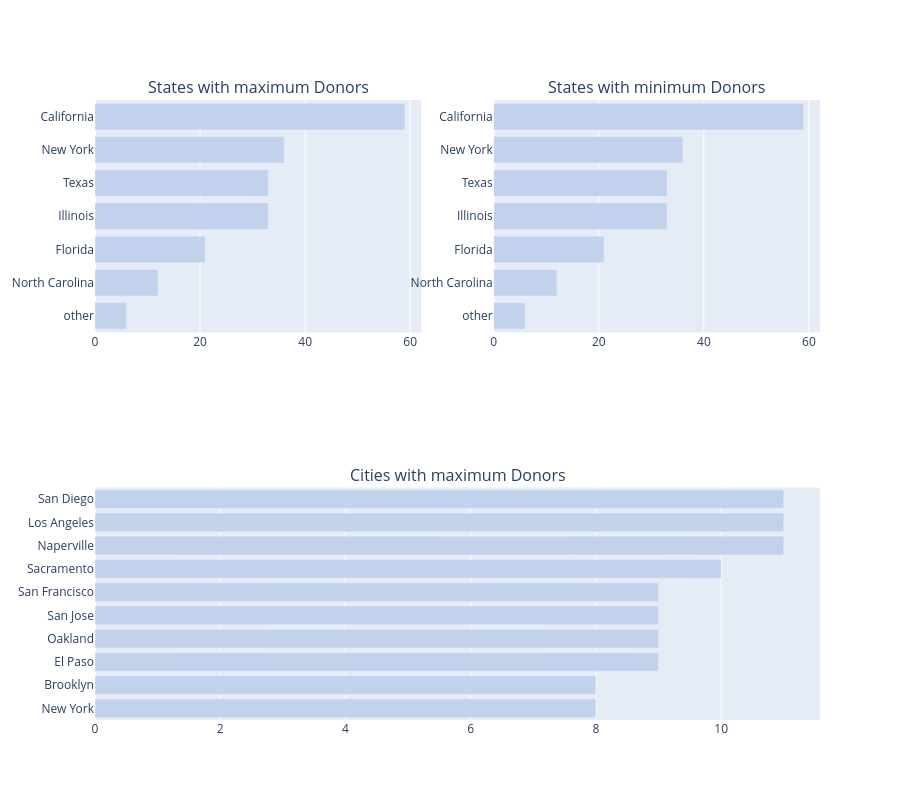

The notebook cell saved with this chart:
### Markdown cell above
<a id="2.3"></a>
## 2.3 Principales Estados y Ciudades con el mayor número de Donadores

### Code cell
fig = tools_make_subplots(rows=2, cols=2, specs=[[{}, {}], [{'colspan': 2}, None]], print_grid=False, subplot_titles = ['States with maximum Donors','States with minimum Donors', 'Cities with maximum Donors'])
fig.append_trace(trace2, 1, 1);
fig.append_trace(trace4, 1, 2);
fig.append_trace(trace1, 2, 1);
# fig.append_trace(trace4, 2, 2);

fig['layout'].update(height=800, showlegend=False);
iplot(fig);

### Figure 1 — Plotly figure (JSON) as saved in the notebook; plotly's stock layout.template omitted (floating-point values rounded to 4 significant figures)
{"data": [{"marker": {"color": "#c2d2ed"}, "orientation": "h", "type": "bar", "x": [6, 12, 21, 33, 33, 36, 59], "xaxis": "x", "y": ["other", "North Carolina", "Florida", "Illinois", "Texas", "New York", "California"], "yaxis": "y"}, {"marker": {"color": "#c2d2ed"}, "orientation": "h", "type": "bar", "x": [6, 12, 21, 33, 33, 36, 59], "xaxis": "x2", "y": ["other", "North Carolina", "Florida", "Illinois", "Texas", "New York", "California"], "yaxis": "y2"}, {"marker": {"color": "#c2d2ed"}, "orientation": "h", "type": "bar", "x": [8, 8, 9, 9, 9, 9, 10, 11, 11, 11], "xaxis": "x3", "y": ["New York", "Brooklyn", "El Paso", "Oakland", "San Jose", "San Francisco", "Sacramento", "Naperville", "Los Angeles", "San Diego"], "yaxis": "y3"}], "layout": {"annotations": [{"font": {"size": 16}, "showarrow": false, "text": "States with maximum Donors", "x": 0.225, "xanchor": "center", "xref": "paper", "y": 1.0, "yanchor": "bottom", "yref": "paper"}, {"font": {"size": 16}, "showarrow": false, "text": "States with minimum Donors", "x": 0.775, "xanchor": "center", "xref": "paper", "y": 1.0, "yanchor": "bottom", "yref": "paper"}, {"font": {"size": 16}, "showarrow": false, "text": "Cities with maximum Donors", "x": 0.5, "xanchor": "center", "xref": "paper", "y": 0.375, "yanchor": "bottom", "yref": "paper"}], "height": 800, "showlegend": false, "xaxis": {"anchor": "y", "domain": [0.0, 0.45]}, "xaxis2": {"anchor": "y2", "domain": [0.55, 1.0]}, "xaxis3": {"anchor": "y3", "domain": [0.0, 1.0]}, "yaxis": {"anchor": "x", "domain": [0.625, 1.0]}, "yaxis2": {"anchor": "x2", "domain": [0.625, 1.0]}, "yaxis3": {"anchor": "x3", "domain": [0.0, 0.375]}}}
